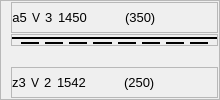
                       <widget class="QFrame" name="frame_47">
                        <property name="sizePolicy">
                         <sizepolicy hsizetype="Preferred" vsizetype="Preferred">
                          <horstretch>0</horstretch>
                          <verstretch>0</verstretch>
                         </sizepolicy>
                        </property>
                        <property name="minimumSize">
                         <size>
                          <width>220</width>
                          <height>0</height>
                         </size>
                        </property>
                        <property name="styleSheet">
                         <string notr="true">font: 10pt &quot;MS Shell Dlg 2&quot;;</string>
                        </property>
                        <property name="frameShape">
                         <enum>QFrame::StyledPanel</enum>
                        </property>
                        <property name="frameShadow">
                         <enum>QFrame::Raised</enum>
                        </property>
                        <layout class="QVBoxLayout" name="verticalLayout_47">
                         <property name="spacing">
                          <number>1</number>
                         </property>
                         <property name="leftMargin">
                          <number>10</number>
                         </property>
                         <property name="topMargin">
                          <number>1</number>
                         </property>
                         <property name="rightMargin">
                          <number>1</number>
                         </property>
                         <property name="bottomMargin">
                          <number>1</number>
                         </property>
                         <item>
                          <widget class="QFrame" name="frame_48">
                           <property name="frameShape">
                            <enum>QFrame::StyledPanel</enum>
                           </property>
                           <property name="frameShadow">
                            <enum>QFrame::Raised</enum>
                           </property>
                           <layout class="QVBoxLayout" name="verticalLayout_48">
                            <property name="spacing">
                             <number>0</number>
                            </property>
                            <property name="leftMargin">
                             <number>0</number>
                            </property>
                            <property name="topMargin">
                             <number>0</number>
                            </property>
                            <property name="rightMargin">
                             <number>0</number>
                            </property>
                            <property name="bottomMargin">
                             <number>0</number>
                            </property>
                            <item>
                             <layout class="QGridLayout" name="gridLayout_9">
                              <property name="horizontalSpacing">
                               <number>5</number>
                              </property>
                              <property name="verticalSpacing">
                               <number>0</number>
                              </property>
                              <item row="0" column="2">
                               <widget class="QLabel" name="upperQuantity_5">
                                <property name="minimumSize">
                                 <size>
                                  <width>0</width>
                                  <height>0</height>
                                 </size>
                                </property>
                                <property name="font">
                                 <font>
                                  <family>MS Shell Dlg 2</family>
                                  <pointsize>10</pointsize>
                                  <weight>50</weight>
                                  <italic>false</italic>
                                  <bold>false</bold>
                                 </font>
                                </property>
                                <property name="text">
                                 <string>3</string>
                                </property>
                                <property name="alignment">
                                 <set>Qt::AlignLeading|Qt::AlignLeft|Qt::AlignVCenter</set>
                                </property>
                               </widget>
                              </item>
                              <item row="0" column="4">
                               <widget class="QLabel" name="upperSpacing_5">
                                <property name="minimumSize">
                                 <size>
                                  <width>0</width>
                                  <height>0</height>
                                 </size>
                                </property>
                                <property name="font">
                                 <font>
                                  <family>MS Shell Dlg 2</family>
                                  <pointsize>10</pointsize>
                                  <weight>50</weight>
                                  <italic>false</italic>
                                  <bold>false</bold>
                                 </font>
                                </property>
                                <property name="text">
                                 <string>(350)</string>
                                </property>
                                <property name="alignment">
                                 <set>Qt::AlignLeading|Qt::AlignLeft|Qt::AlignVCenter</set>
                                </property>
                               </widget>
                              </item>
                              <item row="0" column="0">
                               <widget class="QLabel" name="upperSize_5">
                                <property name="minimumSize">
                                 <size>
                                  <width>0</width>
                                  <height>0</height>
                                 </size>
                                </property>
                                <property name="font">
                                 <font>
                                  <family>MS Shell Dlg 2</family>
                                  <pointsize>10</pointsize>
                                  <weight>50</weight>
                                  <italic>false</italic>
                                  <bold>false</bold>
                                 </font>
                                </property>
                                <property name="text">
                                 <string>a5</string>
                                </property>
                                <property name="alignment">
                                 <set>Qt::AlignCenter</set>
                                </property>
                               </widget>
                              </item>
                              <item row="0" column="1">
                               <widget class="QLabel" name="upperWeldTypeLbl_5">
                                <property name="sizePolicy">
                                 <sizepolicy hsizetype="Minimum" vsizetype="Preferred">
                                  <horstretch>0</horstretch>
                                  <verstretch>0</verstretch>
                                 </sizepolicy>
                                </property>
                                <property name="minimumSize">
                                 <size>
                                  <width>0</width>
                                  <height>20</height>
                                 </size>
                                </property>
                                <property name="text">
                                 <string>V</string>
                                </property>
                                <property name="alignment">
                                 <set>Qt::AlignCenter</set>
                                </property>
                               </widget>
                              </item>
                              <item row="0" column="3">
                               <widget class="QLabel" name="upperLength_5">
                                <property name="sizePolicy">
                                 <sizepolicy hsizetype="Expanding" vsizetype="Preferred">
                                  <horstretch>0</horstretch>
                                  <verstretch>0</verstretch>
                                 </sizepolicy>
                                </property>
                                <property name="minimumSize">
                                 <size>
                                  <width>0</width>
                                  <height>0</height>
                                 </size>
                                </property>
                                <property name="font">
                                 <font>
                                  <family>MS Shell Dlg 2</family>
                                  <pointsize>10</pointsize>
                                  <weight>50</weight>
                                  <italic>false</italic>
                                  <bold>false</bold>
                                 </font>
                                </property>
                                <property name="text">
                                 <string>1450</string>
                                </property>
                                <property name="alignment">
                                 <set>Qt::AlignLeading|Qt::AlignLeft|Qt::AlignVCenter</set>
                                </property>
                               </widget>
                              </item>
                              <item row="0" column="5">
                               <spacer name="horizontalSpacer_13">
                                <property name="orientation">
                                 <enum>Qt::Horizontal</enum>
                                </property>
                                <property name="sizeHint" stdset="0">
                                 <size>
                                  <width>40</width>
                                  <height>20</height>
                                 </size>
                                </property>
                               </spacer>
                              </item>
                             </layout>
                            </item>
                           </layout>
                          </widget>
                         </item>
                         <item alignment="Qt::AlignTop">
                          <widget class="QFrame" name="frame_49">
                           <property name="frameShape">
                            <enum>QFrame::StyledPanel</enum>
                           </property>
                           <property name="frameShadow">
                            <enum>QFrame::Raised</enum>
                           </property>
                           <layout class="QVBoxLayout" name="verticalLayout_49">
                            <property name="spacing">
                             <number>0</number>
                            </property>
                            <property name="leftMargin">
                             <number>0</number>
                            </property>
                            <property name="topMargin">
                             <number>2</number>
                            </property>
                            <property name="rightMargin">
                             <number>0</number>
                            </property>
                            <property name="bottomMargin">
                             <number>0</number>
                            </property>
                            <item alignment="Qt::AlignTop">
                             <widget class="Line" name="line_42">
                              <property name="frameShadow">
                               <enum>QFrame::Plain</enum>
                              </property>
                              <property name="lineWidth">
                               <number>2</number>
                              </property>
                              <property name="midLineWidth">
                               <number>0</number>
                              </property>
                              <property name="orientation">
                               <enum>Qt::Horizontal</enum>
                              </property>
                             </widget>
                            </item>
                            <item alignment="Qt::AlignTop">
                             <widget class="QFrame" name="weldIntermittentSignFrame_5">
                              <layout class="QGridLayout" name="weldIntermittentSignLayout_5">
                               <property name="topMargin">
                                <number>2</number>
                               </property>
                               <property name="bottomMargin">
                                <number>0</number>
                               </property>
                               <property name="horizontalSpacing">
                                <number>6</number>
                               </property>
                               <property name="verticalSpacing">
                                <number>0</number>
                               </property>
                               <item row="0" column="4">
                                <widget class="Line" name="line_43">
                                 <property name="frameShadow">
                                  <enum>QFrame::Plain</enum>
                                 </property>
                                 <property name="lineWidth">
                                  <number>2</number>
                                 </property>
                                 <property name="orientation">
                                  <enum>Qt::Horizontal</enum>
                                 </property>
                                </widget>
                               </item>
                               <item row="0" column="7">
                                <widget class="Line" name="line_44">
                                 <property name="frameShadow">
                                  <enum>QFrame::Plain</enum>
                                 </property>
                                 <property name="lineWidth">
                                  <number>2</number>
                                 </property>
                                 <property name="orientation">
                                  <enum>Qt::Horizontal</enum>
                                 </property>
                                </widget>
                               </item>
                               <item row="0" column="3">
                                <widget class="Line" name="line_45">
                                 <property name="frameShadow">
                                  <enum>QFrame::Plain</enum>
                                 </property>
                                 <property name="lineWidth">
                                  <number>2</number>
                                 </property>
                                 <property name="orientation">
                                  <enum>Qt::Horizontal</enum>
                                 </property>
                                </widget>
                               </item>
                               <item row="0" column="0" alignment="Qt::AlignTop">
                                <widget class="Line" name="line_46">
                                 <property name="frameShadow">
                                  <enum>QFrame::Plain</enum>
                                 </property>
                                 <property name="lineWidth">
                                  <number>2</number>
                                 </property>
                                 <property name="orientation">
                                  <enum>Qt::Horizontal</enum>
                                 </property>
                                </widget>
                               </item>
                               <item row="0" column="2">
                                <widget class="Line" name="line_47">
                                 <property name="frameShadow">
                                  <enum>QFrame::Plain</enum>
                                 </property>
                                 <property name="lineWidth">
                                  <number>2</number>
                                 </property>
                                 <property name="orientation">
                                  <enum>Qt::Horizontal</enum>
                                 </property>
                                </widget>
                               </item>
                               <item row="0" column="6">
                                <widget class="Line" name="line_48">
                                 <property name="frameShadow">
                                  <enum>QFrame::Plain</enum>
                                 </property>
                                 <property name="lineWidth">
                                  <number>2</number>
                                 </property>
                                 <property name="orientation">
                                  <enum>Qt::Horizontal</enum>
                                 </property>
                                </widget>
                               </item>
                               <item row="0" column="1">
                                <widget class="Line" name="line_49">
                                 <property name="frameShadow">
                                  <enum>QFrame::Plain</enum>
                                 </property>
                                 <property name="lineWidth">
                                  <number>2</number>
                                 </property>
                                 <property name="orientation">
                                  <enum>Qt::Horizontal</enum>
                                 </property>
                                </widget>
                               </item>
                               <item row="0" column="5">
                                <widget class="Line" name="line_50">
                                 <property name="frameShadow">
                                  <enum>QFrame::Plain</enum>
                                 </property>
                                 <property name="lineWidth">
                                  <number>2</number>
                                 </property>
                                 <property name="orientation">
                                  <enum>Qt::Horizontal</enum>
                                 </property>
                                </widget>
                               </item>
                              </layout>
                             </widget>
                            </item>
                           </layout>
                          </widget>
                         </item>
                         <item>
                          <widget class="QFrame" name="sidedInfoFrame_5">
                           <property name="frameShape">
                            <enum>QFrame::StyledPanel</enum>
                           </property>
                           <property name="frameShadow">
                            <enum>QFrame::Raised</enum>
                           </property>
                           <layout class="QVBoxLayout" name="verticalLayout_50">
                            <property name="spacing">
                             <number>0</number>
                            </property>
                            <property name="leftMargin">
                             <number>0</number>
                            </property>
                            <property name="topMargin">
                             <number>0</number>
                            </property>
                            <property name="rightMargin">
                             <number>0</number>
                            </property>
                            <property name="bottomMargin">
                             <number>0</number>
                            </property>
                            <item>
                             <layout class="QGridLayout" name="grid_5">
                              <property name="bottomMargin">
                               <number>0</number>
                              </property>
                              <property name="horizontalSpacing">
                               <number>5</number>
                              </property>
                              <property name="verticalSpacing">
                               <number>0</number>
                              </property>
                              <item row="0" column="3">
                               <widget class="QLabel" name="sidedLength_5">
                                <property name="sizePolicy">
                                 <sizepolicy hsizetype="Expanding" vsizetype="Preferred">
                                  <horstretch>0</horstretch>
                                  <verstretch>0</verstretch>
                                 </sizepolicy>
                                </property>
                                <property name="minimumSize">
                                 <size>
                                  <width>0</width>
                                  <height>0</height>
                                 </size>
                                </property>
                                <property name="font">
                                 <font>
                                  <family>MS Shell Dlg 2</family>
                                  <pointsize>10</pointsize>
                                  <weight>50</weight>
                                  <italic>false</italic>
                                  <bold>false</bold>
                                 </font>
                                </property>
                                <property name="text">
                                 <string>1542</string>
                                </property>
                                <property name="alignment">
                                 <set>Qt::AlignLeading|Qt::AlignLeft|Qt::AlignVCenter</set>
                                </property>
                               </widget>
                              </item>
                              <item row="0" column="1">
                               <widget class="QLabel" name="sidedWeldTypeLbl_5">
                                <property name="sizePolicy">
                                 <sizepolicy hsizetype="Minimum" vsizetype="Preferred">
                                  <horstretch>0</horstretch>
                                  <verstretch>0</verstretch>
                                 </sizepolicy>
                                </property>
                                <property name="minimumSize">
                                 <size>
                                  <width>0</width>
                                  <height>20</height>
                                 </size>
                                </property>
                                <property name="text">
                                 <string>V</string>
                                </property>
                                <property name="alignment">
                                 <set>Qt::AlignCenter</set>
                                </property>
                               </widget>
                              </item>
                              <item row="0" column="0">
                               <widget class="QLabel" name="sidedSize_5">
                                <property name="minimumSize">
                                 <size>
                                  <width>0</width>
                                  <height>0</height>
                                 </size>
                                </property>
                                <property name="font">
                                 <font>
                                  <family>MS Shell Dlg 2</family>
                                  <pointsize>10</pointsize>
                                  <weight>50</weight>
                                  <italic>false</italic>
                                  <bold>false</bold>
                                 </font>
                                </property>
                                <property name="text">
                                 <string>z3</string>
                                </property>
                                <property name="alignment">
                                 <set>Qt::AlignCenter</set>
                                </property>
                               </widget>
                              </item>
                              <item row="0" column="4" alignment="Qt::AlignLeft">
                               <widget class="QLabel" name="sidedSpacing_5">
                                <property name="minimumSize">
                                 <size>
                                  <width>0</width>
                                  <height>0</height>
                                 </size>
                                </property>
                                <property name="font">
                                 <font>
                                  <family>MS Shell Dlg 2</family>
                                  <pointsize>10</pointsize>
                                  <weight>50</weight>
                                  <italic>false</italic>
                                  <bold>false</bold>
                                 </font>
                                </property>
                                <property name="text">
                                 <string>(250)</string>
                                </property>
                                <property name="alignment">
                                 <set>Qt::AlignLeading|Qt::AlignLeft|Qt::AlignVCenter</set>
                                </property>
                               </widget>
                              </item>
                              <item row="0" column="2">
                               <widget class="QLabel" name="sidedQuantity_5">
                                <property name="minimumSize">
                                 <size>
                                  <width>0</width>
                                  <height>0</height>
                                 </size>
                                </property>
                                <property name="font">
                                 <font>
                                  <family>MS Shell Dlg 2</family>
                                  <pointsize>10</pointsize>
                                  <weight>50</weight>
                                  <italic>false</italic>
                                  <bold>false</bold>
                                 </font>
                                </property>
                                <property name="text">
                                 <string>2</string>
                                </property>
                                <property name="alignment">
                                 <set>Qt::AlignLeading|Qt::AlignLeft|Qt::AlignVCenter</set>
                                </property>
                               </widget>
                              </item>
                              <item row="0" column="5">
                               <spacer name="horizontalSpacer_14">
                                <property name="orientation">
                                 <enum>Qt::Horizontal</enum>
                                </property>
                                <property name="sizeHint" stdset="0">
                                 <size>
                                  <width>40</width>
                                  <height>20</height>
                                 </size>
                                </property>
                               </spacer>
                              </item>
                             </layout>
                            </item>
                           </layout>
                          </widget>
                         </item>
                        </layout>
                       </widget>
